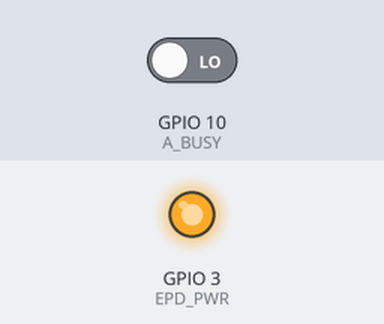
A sketch run on a simulated ESP32-S3. Parts: output pins drawn as LEDs (lit = HIGH). The inputs (shaded band) are chosen by the test bench; at power-on: GPIO 10 (A_BUSY) LOW. Pins used as bus, display or sensor lines are not drawn; what the sketch prints to the serial monitor is not drawn.

Above: at 0.1 s.
Timing chart, 0 to 5.6 s (numbered marks = the images above):
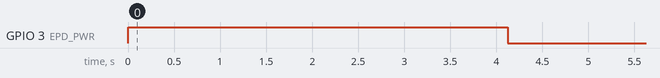

The sketch:

test_ecrans.ino
```cpp
// =====================================================================
//  Test des ecrans e-ink sur la Feather ESP32-S3 (etape 2 du cadre)
//
//  Dessine une mire (cadre, damier, texte) sur chaque ecran active
//  ci-dessous, et affiche dans le moniteur serie le temps de
//  rafraichissement, pour reperer un probleme de cablage ou de nappe.
//
//  Carte : "Adafruit Feather ESP32-S3 2MB PSRAM"
//  Bibliotheque : GxEPD2 (deja utilisee par le cadre)
// =====================================================================

#include <GxEPD2_BW.h>
#include <Fonts/FreeSansBold24pt7b.h>
#include <Fonts/FreeSans12pt7b.h>

// ---------- Quels ecrans tester ? (1 = oui, 0 = non) ----------
#define TEST_A 1   // ecran branche sur le groupe A
#define TEST_B 0   // ecran branche sur le groupe B (etape 3)

// ---------- Brochage definitif ----------
// Partages par les deux ecrans : CLK -> SCK, DIN -> MO, VCC -> 3V, GND -> GND
#define EPD_DC     6    // D6  (partage)
#define EPD_PWR    A2   //     (partage)
// Ecran A
#define A_CS       5    // D5
#define A_RST      9    // D9
#define A_BUSY     10   // D10
// Ecran B
#define B_CS       12   // D12
#define B_RST      A0
#define B_BUSY     A1

// Tampon par pages (1/4 de l'ecran a la fois) : peu de memoire, meme avec deux ecrans
#define PAGE_H (GxEPD2_1330_GDEM133T91::HEIGHT / 4)

GxEPD2_BW<GxEPD2_1330_GDEM133T91, PAGE_H> ecranA(
  GxEPD2_1330_GDEM133T91(A_CS, EPD_DC, A_RST, A_BUSY));
GxEPD2_BW<GxEPD2_1330_GDEM133T91, PAGE_H> ecranB(
  GxEPD2_1330_GDEM133T91(B_CS, EPD_DC, B_RST, B_BUSY));

template <typename E>
void dessinerMire(E& e, const char* nom) {
  const int L = e.width(), H = e.height();
  e.setRotation(0);
  e.setFullWindow();
  e.firstPage();
  do {
    e.fillScreen(GxEPD_WHITE);

    // Trois cadres concentriques sur les bords : verifie qu'aucune ligne ne manque
    for (int i = 0; i < 3; i++) e.drawRect(i * 6, i * 6, L - i * 12, H - i * 12, GxEPD_BLACK);

    // Croix au centre
    e.drawLine(0, 0, L - 1, H - 1, GxEPD_BLACK);
    e.drawLine(L - 1, 0, 0, H - 1, GxEPD_BLACK);

    // Damier en bas a gauche
    const int c = 40;
    for (int y = 0; y < 4; y++)
      for (int x = 0; x < 8; x++)
        if ((x + y) % 2 == 0) e.fillRect(40 + x * c, H - 40 - (4 - y) * c, c, c, GxEPD_BLACK);

    // Bande noire pleine a droite
    e.fillRect(L - 200, H - 200, 160, 160, GxEPD_BLACK);

    // Texte (pas d'accents : les polices Adafruit GFX ne les ont pas)
    e.setTextColor(GxEPD_BLACK);
    e.setFont(&FreeSansBold24pt7b);
    e.fillRect(60, 60, 560, 150, GxEPD_WHITE);
    e.setCursor(80, 120);
    e.print("Ecran ");
    e.print(nom);
    e.setFont(&FreeSans12pt7b);
    e.setCursor(80, 170);
    e.printf("%d x %d - test cadre e-ink", L, H);
  } while (e.nextPage());
}

template <typename E>
void tester(E& e, const char* nom, int pinBusy) {
  Serial.printf("\n--- Ecran %s ---\n", nom);
  Serial.printf("BUSY avant init : %d\n", digitalRead(pinBusy));

  e.init(115200, true, 2, false);   // affiche aussi les messages de diagnostic GxEPD2

  unsigned long t0 = millis();
  dessinerMire(e, nom);
  unsigned long duree = millis() - t0;
  Serial.printf("Rafraichissement : %.1f s\n", duree / 1000.0);

  if (duree < 1500)
    Serial.println("-> Trop rapide : l'ecran n'a probablement pas repondu (BUSY ou cablage).");
  else if (duree > 20000)
    Serial.println("-> Trop long : delai depasse sur BUSY (cablage BUSY/RST ou nappe).");
  else
    Serial.println("-> Duree normale. Verifie la mire a l'oeil.");

  e.hibernate();
}

void setup() {
  Serial.begin(115200);
  unsigned long t0 = millis();
  while (!Serial && millis() - t0 < 4000) delay(10);
  Serial.println("\n=== Test des ecrans e-ink ===");

  // Alimentation des cartes pilotes
  pinMode(EPD_PWR, OUTPUT);
  digitalWrite(EPD_PWR, HIGH);
  delay(50);

  // Les deux CS a l'etat haut avant tout : un ecran non teste ne doit pas ecouter le bus
  pinMode(A_CS, OUTPUT); digitalWrite(A_CS, HIGH);
  pinMode(B_CS, OUTPUT); digitalWrite(B_CS, HIGH);
  pinMode(A_BUSY, INPUT);
  pinMode(B_BUSY, INPUT);

#if TEST_A
  tester(ecranA, "A", A_BUSY);
#endif
#if TEST_B
  tester(ecranB, "B", B_BUSY);
#endif

  digitalWrite(EPD_PWR, LOW);
  Serial.println("\nTermine. L'image reste affichee sans alimentation.");
}

void loop() {}
```
